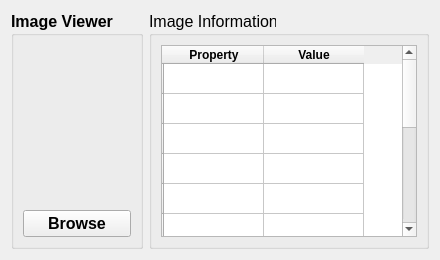
      <widget class="QWidget" name="tab_3">
       <attribute name="title">
        <string>Image Viewer</string>
       </attribute>
       <layout class="QGridLayout" name="gridLayout">
        <item row="0" column="0">
         <widget class="QGroupBox" name="groupBox">
          <property name="font">
           <font>
            <pointsize>12</pointsize>
            <weight>75</weight>
            <bold>true</bold>
           </font>
          </property>
          <property name="title">
           <string>Image Viewer</string>
          </property>
          <property name="flat">
           <bool>false</bool>
          </property>
          <property name="checkable">
           <bool>false</bool>
          </property>
          <layout class="QGridLayout" name="gridLayout_2">
           <item row="1" column="0">
            <widget class="QLabel" name="Label">
             <property name="text">
              <string/>
             </property>
             <property name="scaledContents">
              <bool>true</bool>
             </property>
            </widget>
           </item>
           <item row="2" column="0">
            <widget class="QPushButton" name="browse_pushButton">
             <property name="font">
              <font>
               <weight>75</weight>
               <bold>true</bold>
              </font>
             </property>
             <property name="text">
              <string>Browse</string>
             </property>
            </widget>
           </item>
          </layout>
         </widget>
        </item>
        <item row="0" column="1">
         <widget class="QGroupBox" name="groupBox_2">
          <property name="font">
           <font>
            <pointsize>12</pointsize>
           </font>
          </property>
          <property name="title">
           <string>Image Information</string>
          </property>
          <layout class="QGridLayout" name="gridLayout_3">
           <item row="0" column="1">
            <widget class="QTableWidget" name="BasicInfo_tableWidget">
             <property name="sizePolicy">
              <sizepolicy hsizetype="Preferred" vsizetype="Preferred">
               <horstretch>0</horstretch>
               <verstretch>0</verstretch>
              </sizepolicy>
             </property>
             <property name="styleSheet">
              <string notr="true"/>
             </property>
             <property name="selectionMode">
              <enum>QAbstractItemView::ExtendedSelection</enum>
             </property>
             <property name="textElideMode">
              <enum>Qt::ElideLeft</enum>
             </property>
             <row>
              <property name="text">
               <string/>
              </property>
             </row>
             <row>
              <property name="text">
               <string/>
              </property>
             </row>
             <row>
              <property name="text">
               <string/>
              </property>
             </row>
             <row>
              <property name="text">
               <string/>
              </property>
             </row>
             <row>
              <property name="text">
               <string/>
              </property>
             </row>
             <row>
              <property name="text">
               <string/>
              </property>
             </row>
             <row>
              <property name="text">
               <string/>
              </property>
             </row>
             <row>
              <property name="text">
               <string/>
              </property>
             </row>
             <row>
              <property name="text">
               <string/>
              </property>
             </row>
             <row>
              <property name="text">
               <string/>
              </property>
             </row>
             <row>
              <property name="text">
               <string/>
              </property>
             </row>
             <row>
              <property name="text">
               <string/>
              </property>
             </row>
             <column>
              <property name="text">
               <string>Property</string>
              </property>
              <property name="font">
               <font>
                <pointsize>9</pointsize>
                <weight>75</weight>
                <bold>true</bold>
               </font>
              </property>
              <property name="foreground">
               <brush brushstyle="SolidPattern">
                <color alpha="255">
                 <red>0</red>
                 <green>0</green>
                 <blue>0</blue>
                </color>
               </brush>
              </property>
             </column>
             <column>
              <property name="text">
               <string>Value</string>
              </property>
              <property name="font">
               <font>
                <pointsize>9</pointsize>
                <weight>75</weight>
                <bold>true</bold>
               </font>
              </property>
              <property name="foreground">
               <brush brushstyle="SolidPattern">
                <color alpha="255">
                 <red>0</red>
                 <green>0</green>
                 <blue>0</blue>
                </color>
               </brush>
              </property>
             </column>
            </widget>
           </item>
          </layout>
         </widget>
        </item>
       </layout>
      </widget>
